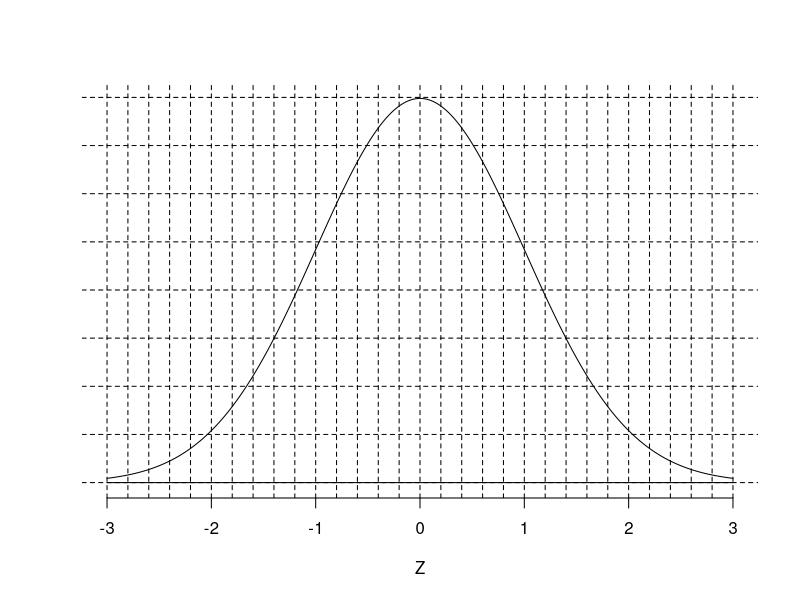
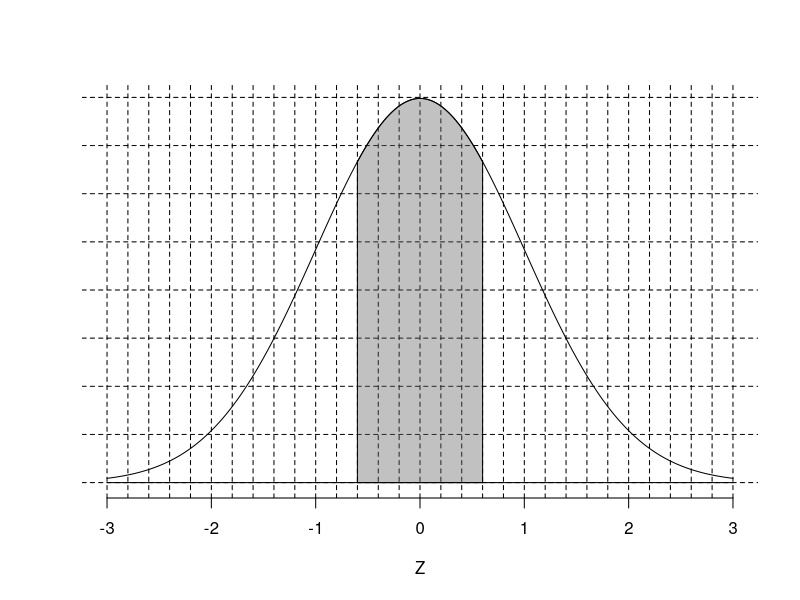

Write the R code that produced these figures, in order.
## ---- chunk 1
zs = (-3*5):(3*5)/5
ys = 0:8*0.05
z = sample(1:(1.4*5)/5,1)
## ---- chunk 2
plot(0,0,type="n",ann=F,axes=F,xlim=c(-3,3),ylim=c(0,0.4))
abline(h = ys,lty=2)
abline(v=zs,lty=2)
lines((-300:300)/100,dnorm((-300:300)/100))
axis(1,at=(-3):(3))
mtext("Z",side=1,line = 3)
lines(c(-3,3),c(0,0))
## ---- chunk 3
plot(0,0,type="n",ann=F,axes=F,xlim=c(-3,3),ylim=c(0,0.4))
abline(h = ys,lty=2)
abline(v=zs,lty=2)
xs = (-300:300)/100
dn = dnorm(xs)
lines(xs,dn)
lines(c(-3,3),c(0,0))
polygon(c(xs[abs(xs)<=z],z,-z),c(dn[abs(xs)<=z],0,0),col = rgb(0.4,0.4,0.4,0.4))
axis(1,at=(-3):(3))
mtext("Z",side=1,line = 3)
